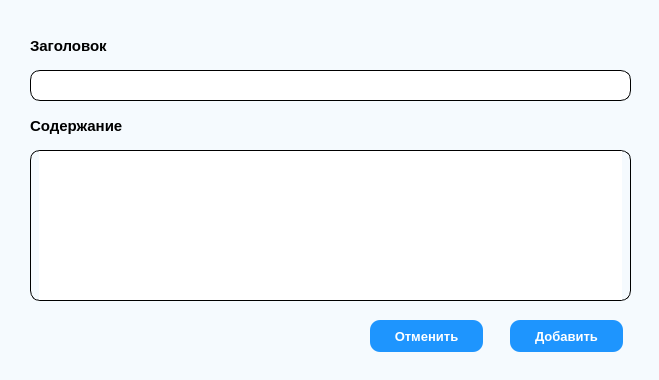
<?xml version="1.0" encoding="UTF-8"?>
<ui version="4.0">
 <class>Dialog</class>
 <widget class="QDialog" name="Dialog">
  <property name="geometry">
   <rect>
    <x>0</x>
    <y>0</y>
    <width>659</width>
    <height>380</height>
   </rect>
  </property>
  <property name="windowTitle">
   <string>Добавить информацию</string>
  </property>
  <property name="styleSheet">
   <string notr="true">QDialog {
	background: #F5FaFE;
}

QLabel {
	font-weight: bold;
	font-size: 15px;
}

QPushButton {
	border-radius: 10px;
	background: #1E95FE;
	color: white;
	font-weight: bold;
	font-size: 13px;
}

QLineEdit {
	border: 1px solid black;
	border-radius: 10px;
	padding: 0px 8px;
	font-weight: bold;
	font-size: 14px;
}

QTextEdit {
	border: 1px solid black;
	border-radius: 10px;
	padding: 0px 8px;
	font-size: 12px;
}</string>
  </property>
  <widget class="QLabel" name="titleLable">
   <property name="geometry">
    <rect>
     <x>30</x>
     <y>30</y>
     <width>111</width>
     <height>31</height>
    </rect>
   </property>
   <property name="text">
    <string>Заголовок</string>
   </property>
  </widget>
  <widget class="QLabel" name="infoLable">
   <property name="geometry">
    <rect>
     <x>30</x>
     <y>116</y>
     <width>111</width>
     <height>20</height>
    </rect>
   </property>
   <property name="text">
    <string>Содержание</string>
   </property>
  </widget>
  <widget class="QLineEdit" name="titleInput">
   <property name="geometry">
    <rect>
     <x>30</x>
     <y>70</y>
     <width>601</width>
     <height>31</height>
    </rect>
   </property>
   <property name="text">
    <string/>
   </property>
  </widget>
  <widget class="QTextEdit" name="infoEdit">
   <property name="geometry">
    <rect>
     <x>30</x>
     <y>150</y>
     <width>601</width>
     <height>151</height>
    </rect>
   </property>
   <property name="html">
    <string>&lt;!DOCTYPE HTML PUBLIC &quot;-//W3C//DTD HTML 4.0//EN&quot; &quot;http://www.w3.org/TR/REC-html40/strict.dtd&quot;&gt;
&lt;html&gt;&lt;head&gt;&lt;meta name=&quot;qrichtext&quot; content=&quot;1&quot; /&gt;&lt;style type=&quot;text/css&quot;&gt;
p, li { white-space: pre-wrap; }
&lt;/style&gt;&lt;/head&gt;&lt;body style=&quot; font-family:'.AppleSystemUIFont'; font-size:12px; font-weight:400; font-style:normal;&quot;&gt;
&lt;p style=&quot;-qt-paragraph-type:empty; margin-top:0px; margin-bottom:0px; margin-left:0px; margin-right:0px; -qt-block-indent:0; text-indent:0px;&quot;&gt;&lt;br /&gt;&lt;/p&gt;&lt;/body&gt;&lt;/html&gt;</string>
   </property>
  </widget>
  <widget class="QPushButton" name="cancelBtn">
   <property name="geometry">
    <rect>
     <x>370</x>
     <y>320</y>
     <width>113</width>
     <height>32</height>
    </rect>
   </property>
   <property name="cursor">
    <cursorShape>PointingHandCursor</cursorShape>
   </property>
   <property name="text">
    <string>Отменить</string>
   </property>
  </widget>
  <widget class="QPushButton" name="confirmBtn">
   <property name="geometry">
    <rect>
     <x>510</x>
     <y>320</y>
     <width>113</width>
     <height>32</height>
    </rect>
   </property>
   <property name="cursor">
    <cursorShape>PointingHandCursor</cursorShape>
   </property>
   <property name="text">
    <string>Добавить</string>
   </property>
  </widget>
 </widget>
 <resources/>
 <connections/>
</ui>
